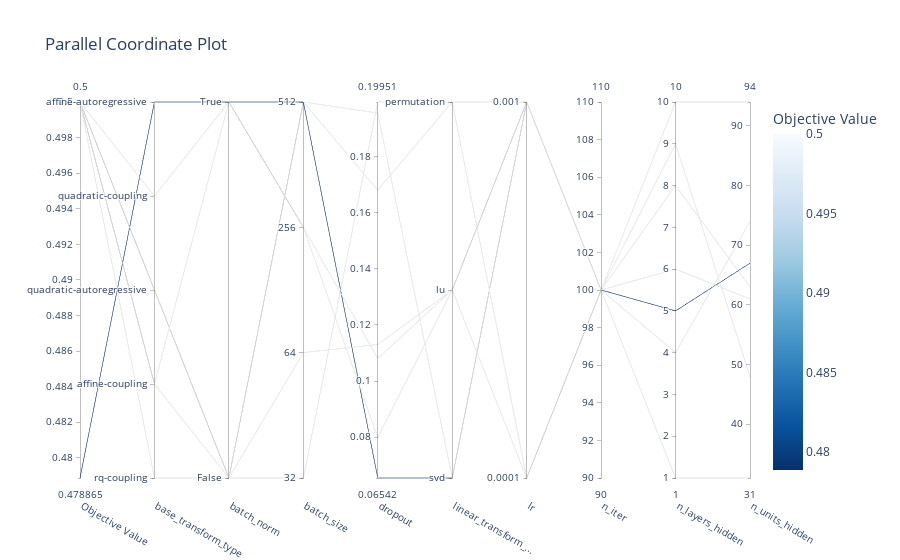

Write notebook code for a chart like this one.
### Code cell
# Visualize high-dimensional parameter relationships. 
plot_parallel_coordinate(study)

### Figure 1 — Plotly figure (JSON) as saved in the notebook; plotly's stock layout.template omitted (floating-point values rounded to 4 significant figures)
{"data": [{"dimensions": [{"label": "Objective Value", "range": [0.4789, 0.5], "values": [0.5, 0.5, 0.5, 0.5, 0.5, 0.4789, 0.5]}, {"label": "base_transform_type", "range": [0, 4], "ticktext": ["rq-coupling", "affine-coupling", "quadratic-autoregressive", "quadratic-coupling", "affine-autoregressive"], "tickvals": [0, 1, 2, 3, 4], "values": [2, 1, 1, 3, 0, 4, 2]}, {"label": "batch_norm", "range": [0, 1], "ticktext": ["False", "True"], "tickvals": [0, 1], "values": [0, 0, 1, 1, 0, 1, 0]}, {"label": "batch_size", "range": [0, 3], "ticktext": ["32", "64", "256", "512"], "tickvals": [0, 1, 2, 3], "values": [0, 1, 2, 2, 3, 3, 3]}, {"label": "dropout", "range": [0.06542, 0.1995], "values": [0.1995, 0.113, 0.07984, 0.1081, 0.1956, 0.06542, 0.1681]}, {"label": "linear_transform_...", "range": [0, 2], "ticktext": ["svd", "lu", "permutation"], "tickvals": [0, 1, 2], "values": [2, 1, 1, 1, 0, 0, 2]}, {"label": "lr", "range": [0, 1], "ticktext": ["0.0001", "0.001"], "tickvals": [0, 1], "values": [0, 1, 0, 1, 1, 1, 1]}, {"label": "n_iter", "range": [100, 100], "values": [100, 100, 100, 100, 100, 100, 100]}, {"label": "n_layers_hidden", "range": [1, 10], "values": [9, 8, 1, 10, 4, 5, 6]}, {"label": "n_units_hidden", "range": [31, 94], "values": [48, 63, 31, 94, 74, 67, 61]}], "labelangle": 30, "labelside": "bottom", "line": {"color": [0.5, 0.5, 0.5, 0.5, 0.5, 0.4789, 0.5], "colorbar": {"title": {"text": "Objective Value"}}, "colorscale": [[0, "rgb(247,251,255)"], [0.125, "rgb(222,235,247)"], [0.25, "rgb(198,219,239)"], [0.375, "rgb(158,202,225)"], [0.5, "rgb(107,174,214)"], [0.625, "rgb(66,146,198)"], [0.75, "rgb(33,113,181)"], [0.875, "rgb(8,81,156)"], [1, "rgb(8,48,107)"]], "reversescale": true, "showscale": true}, "type": "parcoords"}], "layout": {"title": {"text": "Parallel Coordinate Plot"}}}
